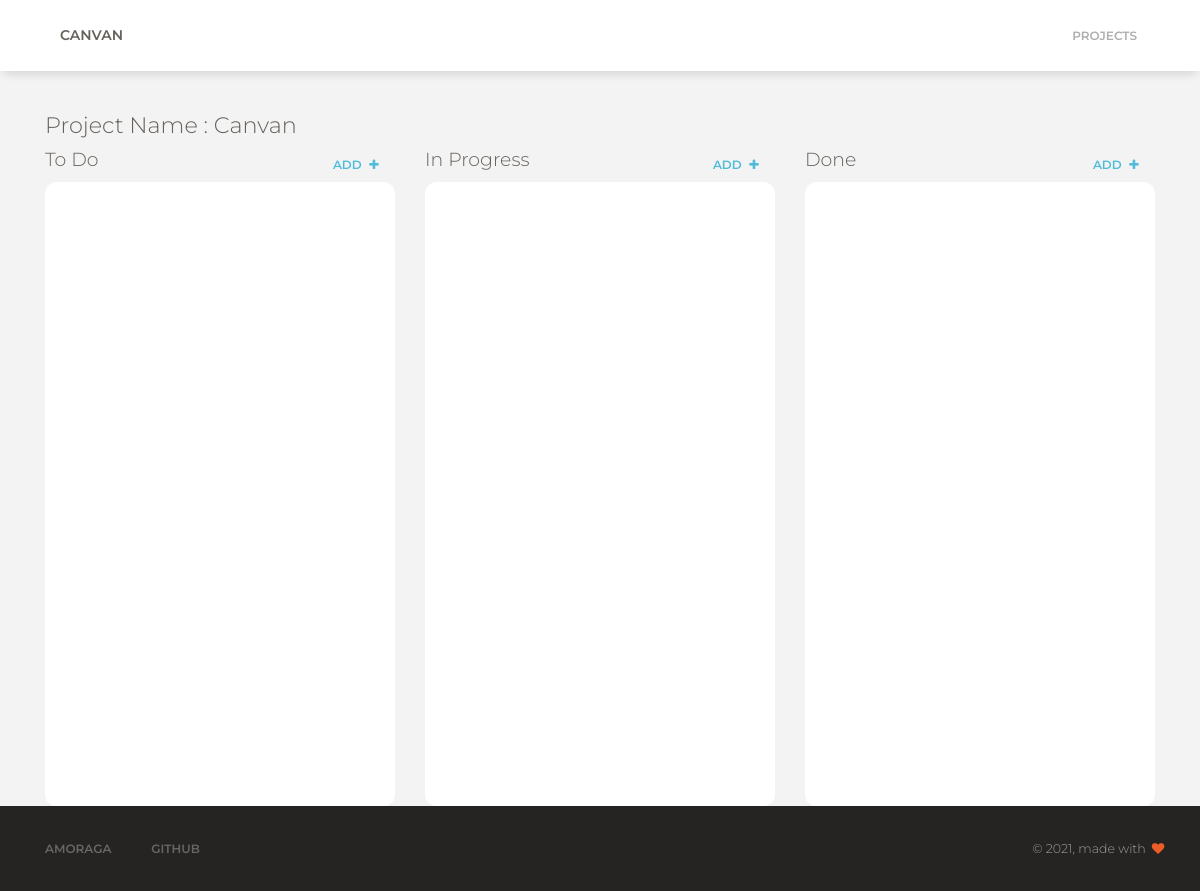
Page /project/id/1 on the committed database.
### projects/models.py (models this page shows, shortened)
class Project(models.Model):
    name = CharField(max_length = 50)
    description = TextField()
    user = ForeignKey(User, on_delete= models.CASCADE)
    created_at = DateTimeField(auto_now_add = True)
    updated_at = DateTimeField(auto_now = True)

class Column(models.Model):
    name = CharField(max_length = 50)
    description = TextField()
    project = ForeignKey(Project, on_delete = models.CASCADE)
    user = ForeignKey(User, on_delete= models.CASCADE)
    created_at = DateTimeField(auto_now_add = True)
    updated_at =  DateTimeField(auto_now = True)

### projects/views.py (the view)
# urls.py: path('project/id/<int:id>', views.project, name='Project'),
def project(request, id):
    data = {'project' : Project.objects.get(pk = id), 'column': Column.objects.filter(project = id) }
    return render(request, 'Project.html', data)

### projects/templates/Project.html (shortened to what this page needs)
{% extends './Layout.html' %}
{% load static %}
{% block content %}
    <div class=" initial-content">
        <div class="row mb-2">
            <div class="col-md-12">
                <h4>Project Name : {{project.name}}</h4>
            </div>
        </div>
        <div class="row">
            {% for c in column %}
                <div class="col-md-4" >
                    <div class="header-column">
                        <h5>{{ c.name }}</h5>
                        <button class="btn btn-info btn-sm btn-link" onclick="openModal('{{c.id}}','{{c.name}}')">
                            add
                            <i class="fa fa-plus "></i>
                          </button>
                    </div>
                    <div class="column" id="column-{{c.pk}}"  ondrop="drop(event)" ondragover="allowDrop(event)">
                    </div>
                </div>
            {% endfor %}
        </div>
    </div>
{% endblock %}

### projects/static/css/style.css (style rules this page uses)
.initial-content { min-height: 82vh; margin-top:4.3vh }
.column { min-height: 78vh!important; padding:10px!important; border-radius: 12px; background-color: #fff!important; }
body { background-color: #f3f3f3!important }
.header-column { display: flex; justify-content: space-between; }

### rows in the picture
Project: name "Canvan"
Column: name "To Do"
Column: name "In Progress"
Column: name "Done"
